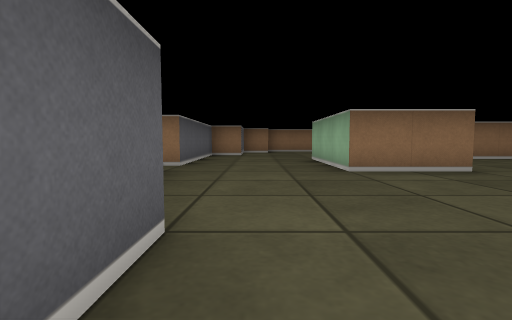
view 1 (above)

16 first-person views from a walk through a cub3D maze. The camera is about half as high as the walls, tilts 4° down and sees 85° across. The floor is counted in squares. Each view is taken from the middle of a square. On the plan, view 1 faces up. The plan holds only what a view shows up to about 9 squares ahead; the rest is blank.

view 2
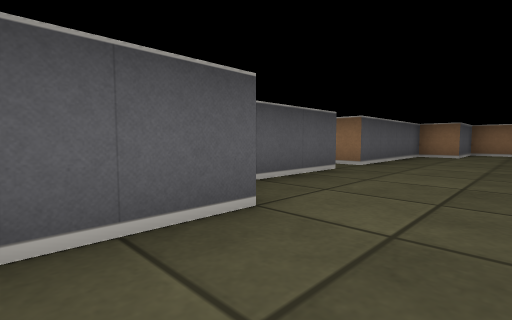

view 3
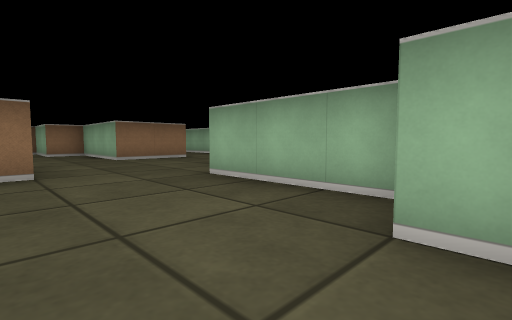

view 4
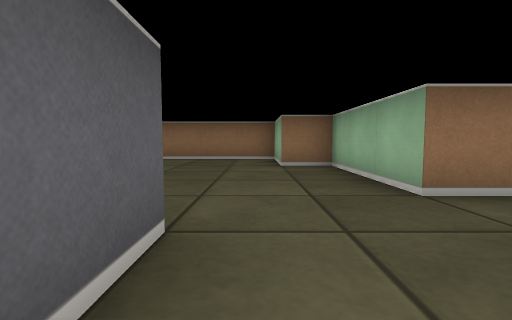

view 5
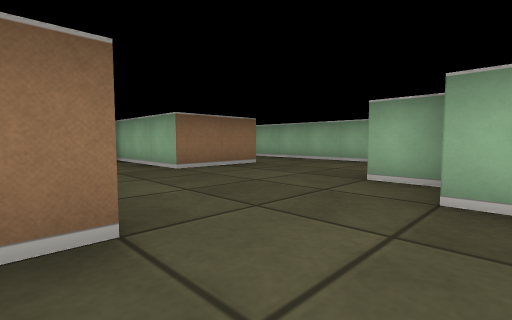

view 6
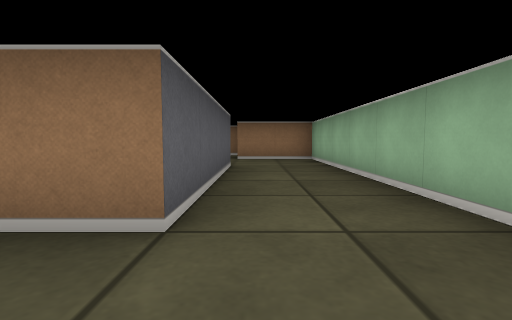

view 7
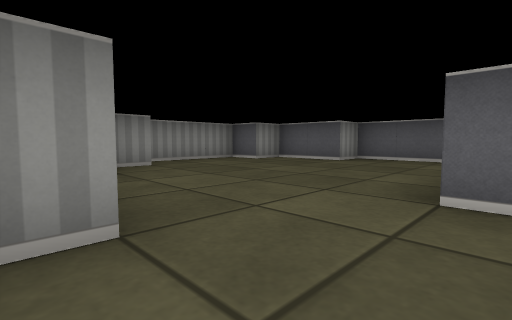

view 8
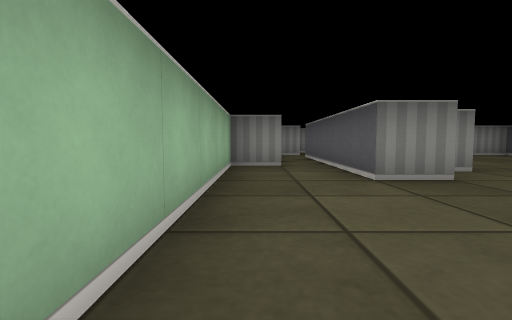

view 9
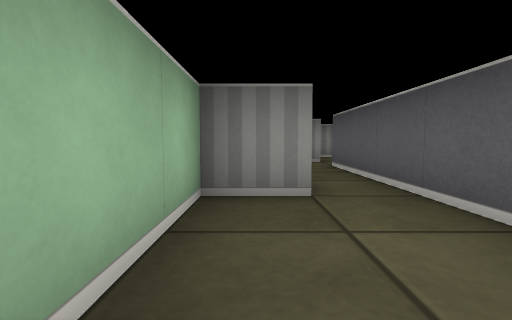

view 10
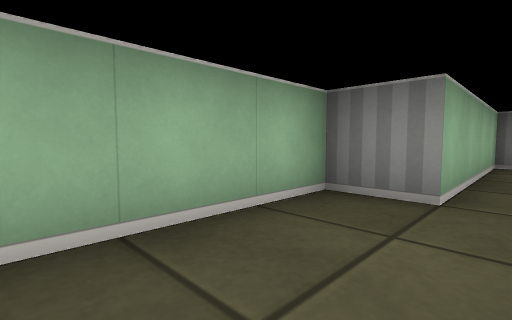

view 11
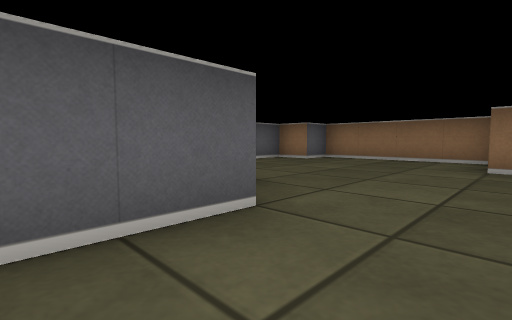

view 12
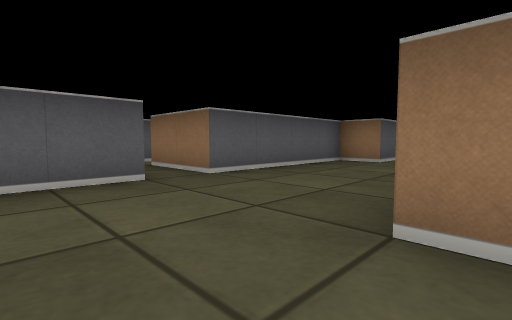

view 13
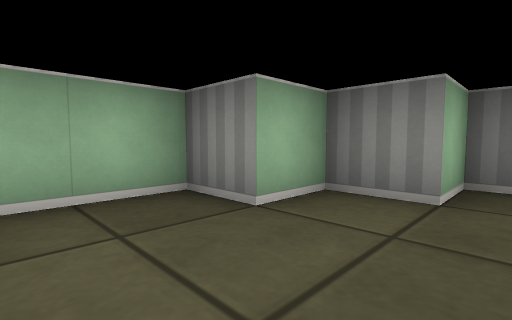

view 14
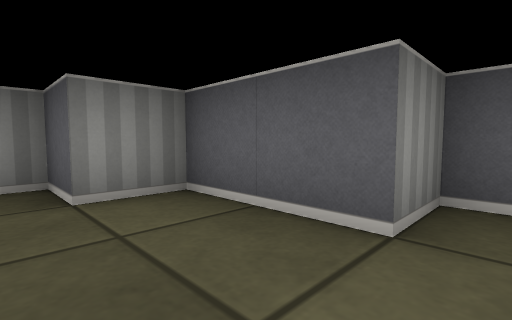

view 15
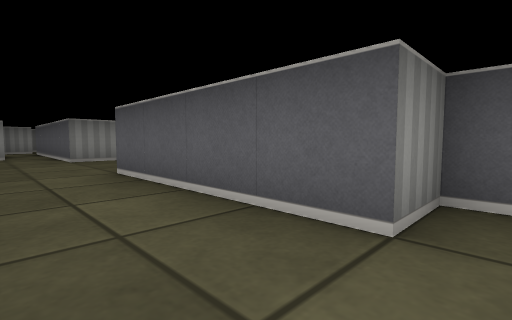

view 16
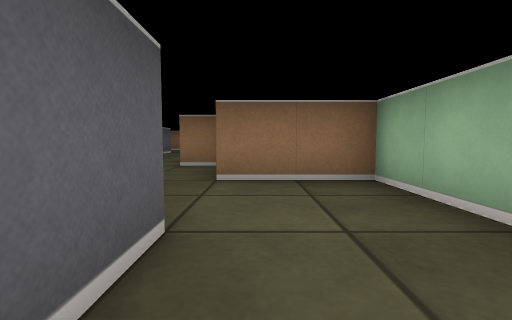

### Floor plan
Points are (right, up) in squares from view 1. A wall is a line through its corners. A room is listed if a view was taken in it or the views show most of it. See-through windows are left out.
Room 1 (views 1, 2, 3, 5, 12, 13, 14)
walls: (2.5, 4.5) (1.5, 4.5) (1.5, 7.5); (-1.5, 4.6) (-1.5, 1.5) (-0.5, 1.5) (-0.5, -0.5) (0.5, -0.5) (0.5, -1.5) (3.5, -1.5) (3.5, -0.5) (4.5, -0.5) (4.5, 0.5) (5.5, 0.5) (5.5, 3.5); (5.5, 7.5) (5.5, 10.5) (4.5, 10.5) (4.5, 12.5) (0.5, 12.5) (0.5, 11.5) (-0.5, 11.5) (-0.5, 9.5) (-1.5, 9.5) (-1.5, 5.5) (-3.5, 5.5)
ways out: opening at (4.2, 5) to room 2; opening at (-2.5, 5)
Room 2 (views 4, 6, 7, 8, 9, 10, 11, 15, 16)
walls: (6.5, 3.6) (6.5, 4.5) (7.5, 4.5) (7.5, -0.5); (3.5, 6.5) (3.5, 4.5) (2.5, 4.5); (5.5, 3.5) (6, 3.5); (6.5, 12) (6.5, 11.5) (7.5, 11.5) (7.5, 7.5) (5.5, 7.5); (8.5, -0.5) (8.5, 2.5) (9.5, 2.5) (9.5, 13.5) (7.5, 13.5)
ways out: opening at (4.2, 5) to room 1; opening at (7, 13); opening at (8, -1)

Positions as (right, up) in squares from view 1, and headings:
1: (0, 0), facing up
2: (1, 0), facing up-left
3: (3, 0), facing up-right
4: (4, 5), facing up
5: (3, 3), facing up-right
6: (8, 6), facing up
7: (6, 5), facing down-left
8: (9, 8), facing down
9: (9, 5), facing down
10: (8, 5), facing down-right
11: (5, 5), facing up-left
12: (2, 3), facing up-left
13: (3, 2), facing down-right
14: (1, 2), facing down-left
15: (9, 12), facing down-left
16: (8, 10), facing up
